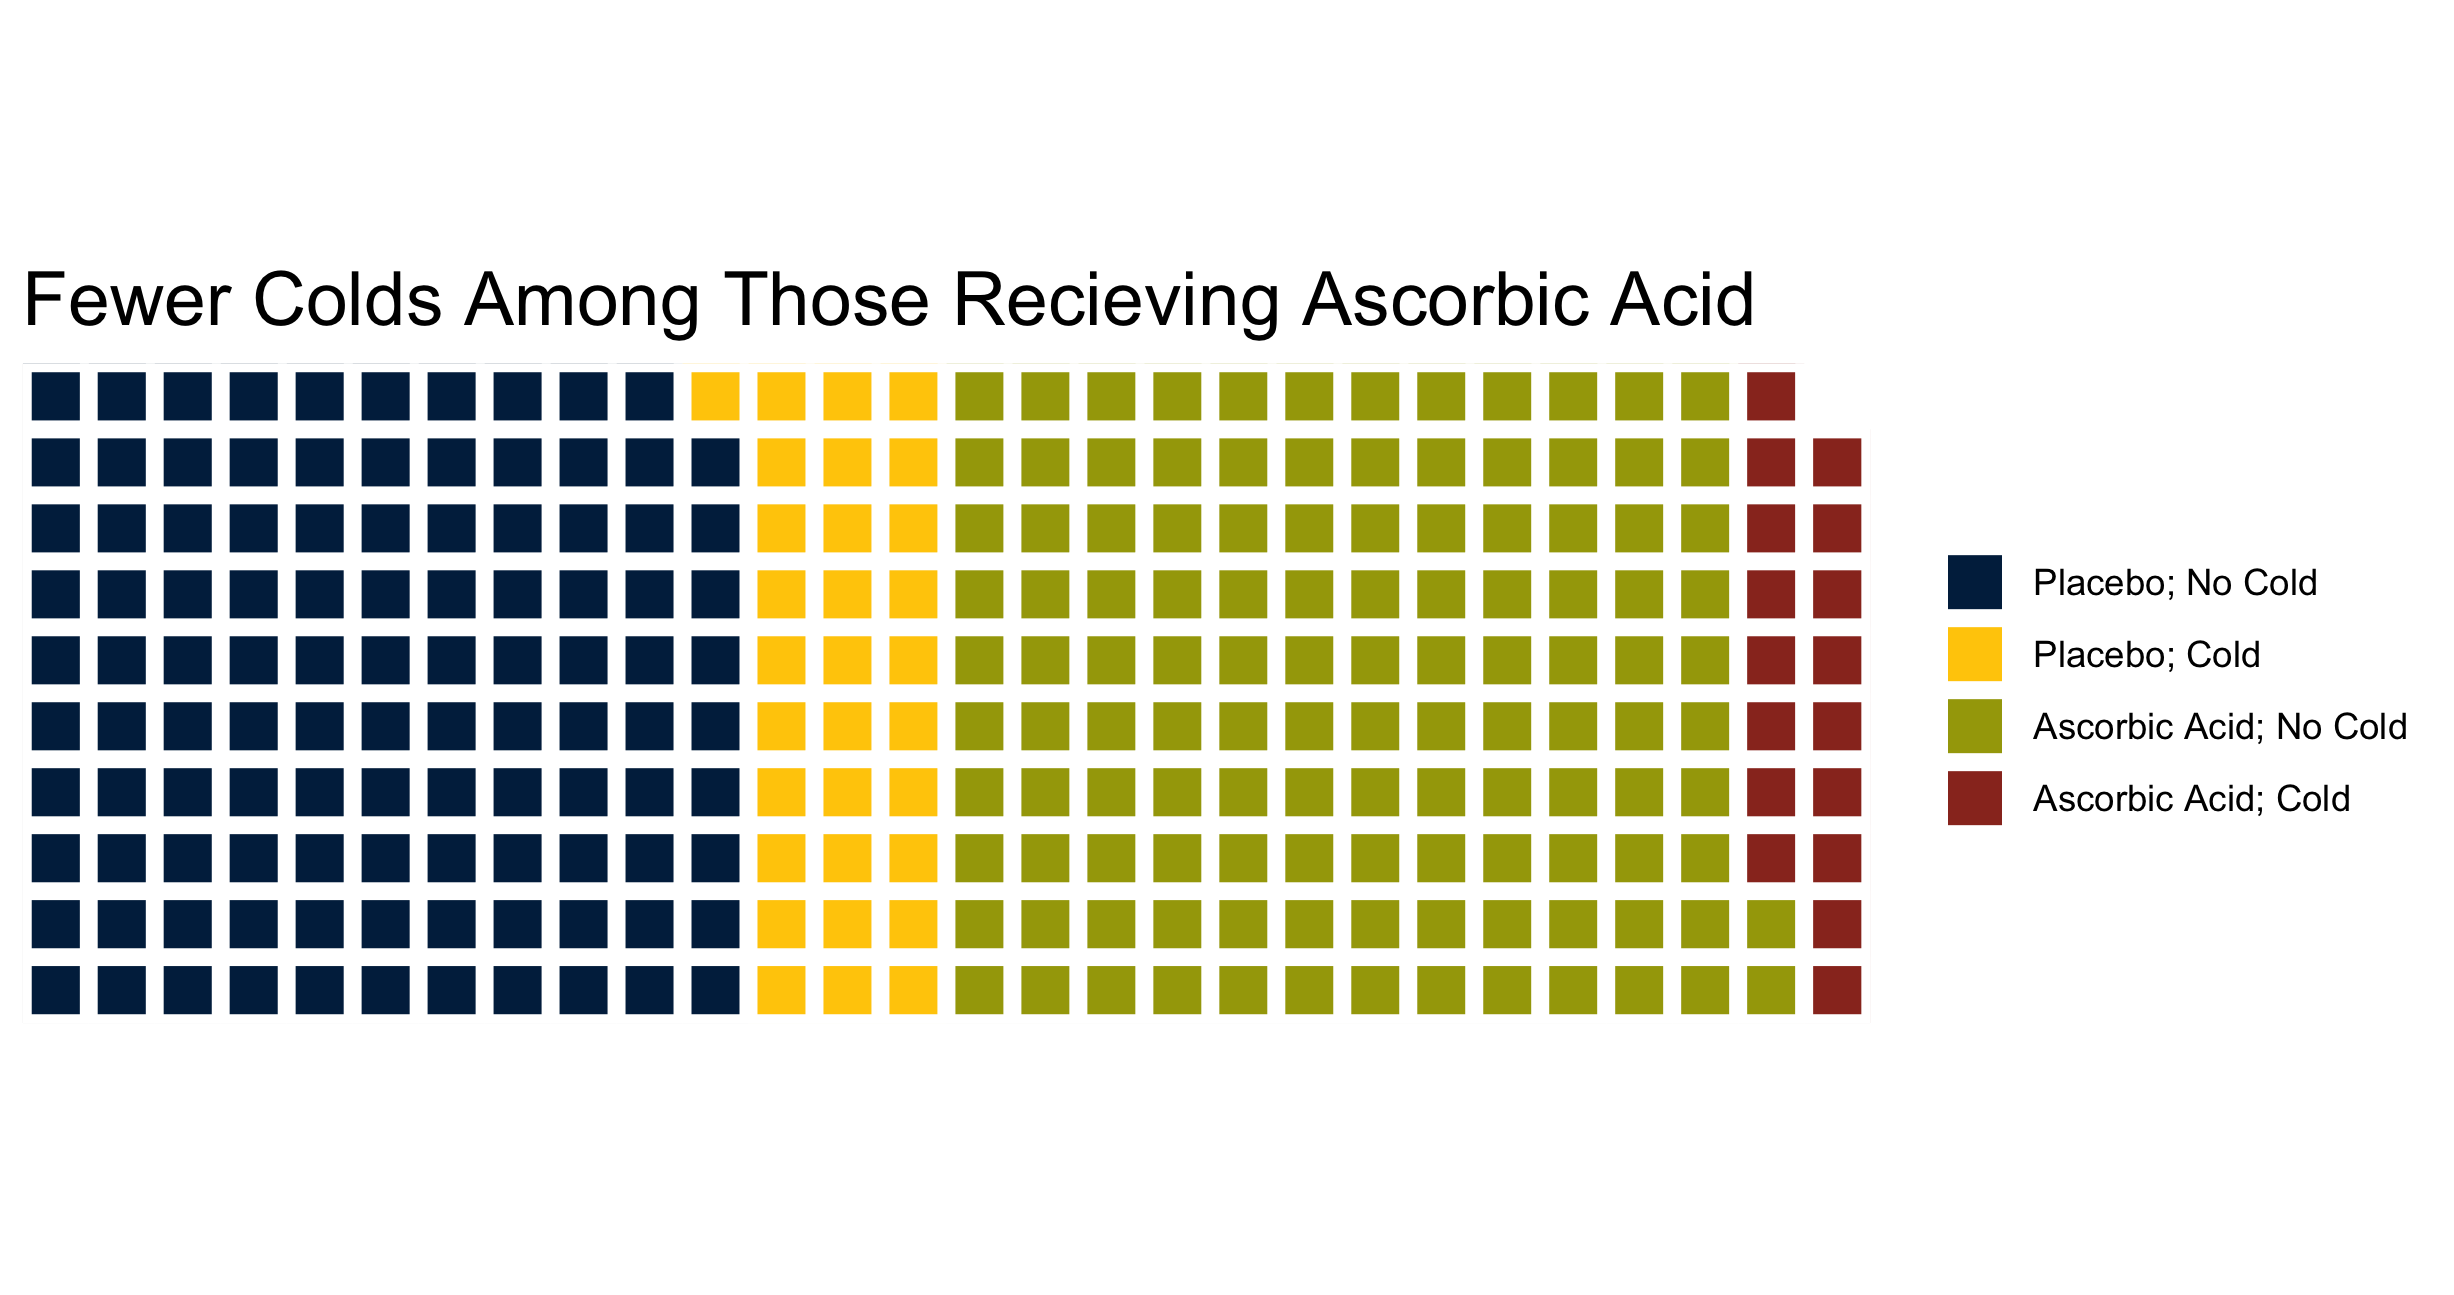

Source code (R):
# make a waffle plot

library(waffle) # waffle plots

library(michigancolors) # UM colors

names <- c("Placebo; No Cold", 
           "Placebo; Cold",
           "Ascorbic Acid; No Cold",
           "Ascorbic Acid; Cold")

vals <- c(109, 31, 122, 17)

parts <- data.frame(names, vals) # make a data set of names and values

waffle(parts, colors = c(michigancolors("blue"),
                         michigancolors("maize"),
                         michigancolors("wave field green"),
                         michigancolors("tappan red"))) +
  labs(title = "Fewer Colds Among Those Recieving Ascorbic Acid") 

ggsave("./categorical/visualizing-categorical-data/mywaffle.png")


